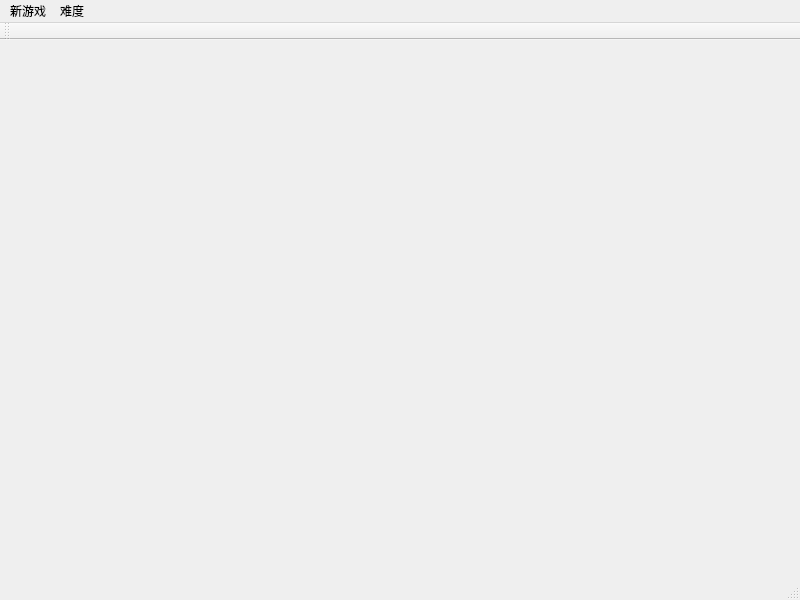
<?xml version="1.0" encoding="UTF-8"?>
<ui version="4.0">
 <class>MainWindow</class>
 <widget class="QMainWindow" name="MainWindow">
  <property name="geometry">
   <rect>
    <x>0</x>
    <y>0</y>
    <width>800</width>
    <height>600</height>
   </rect>
  </property>
  <property name="windowTitle">
   <string>扫雷小游戏</string>
  </property>
  <property name="windowIcon">
   <iconset resource="image/res.qrc">
    <normaloff>:/bomb.png</normaloff>:/bomb.png</iconset>
  </property>
  <property name="autoFillBackground">
   <bool>false</bool>
  </property>
  <widget class="QWidget" name="centralwidget"/>
  <widget class="QMenuBar" name="menubar">
   <property name="geometry">
    <rect>
     <x>0</x>
     <y>0</y>
     <width>800</width>
     <height>26</height>
    </rect>
   </property>
   <widget class="QMenu" name="menu">
    <property name="title">
     <string>新游戏</string>
    </property>
   </widget>
   <widget class="QMenu" name="menu_2">
    <property name="title">
     <string>难度</string>
    </property>
    <addaction name="actiona"/>
    <addaction name="actionb"/>
    <addaction name="actionc"/>
   </widget>
   <addaction name="menu"/>
   <addaction name="menu_2"/>
  </widget>
  <widget class="QStatusBar" name="statusbar"/>
  <widget class="QToolBar" name="toolBar">
   <property name="windowTitle">
    <string>toolBar</string>
   </property>
   <attribute name="toolBarArea">
    <enum>TopToolBarArea</enum>
   </attribute>
   <attribute name="toolBarBreak">
    <bool>false</bool>
   </attribute>
  </widget>
  <action name="actiona">
   <property name="text">
    <string>初级 9*9 10个雷</string>
   </property>
  </action>
  <action name="actionb">
   <property name="text">
    <string>中级 16*16 40个雷</string>
   </property>
  </action>
  <action name="actionc">
   <property name="text">
    <string>高级 16*40 99个雷</string>
   </property>
  </action>
 </widget>
 <resources>
  <include location="image/res.qrc"/>
 </resources>
 <connections/>
</ui>
